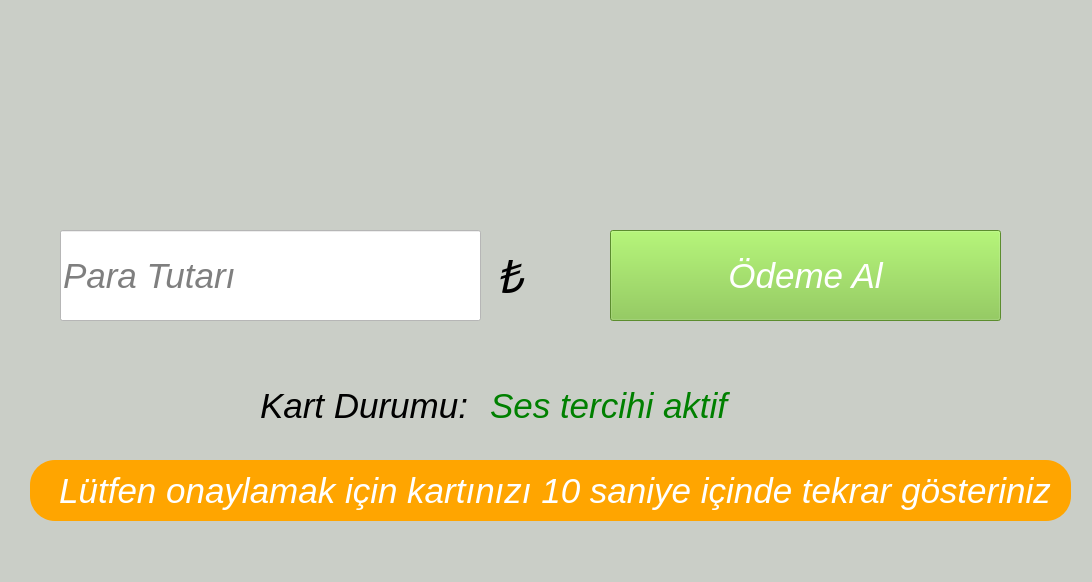
<?xml version="1.0" encoding="UTF-8"?>
<ui version="4.0">
 <class>Form</class>
 <widget class="QWidget" name="Form">
  <property name="geometry">
   <rect>
    <x>0</x>
    <y>0</y>
    <width>1092</width>
    <height>582</height>
   </rect>
  </property>
  <property name="minimumSize">
   <size>
    <width>0</width>
    <height>0</height>
   </size>
  </property>
  <property name="maximumSize">
   <size>
    <width>16777215</width>
    <height>16777215</height>
   </size>
  </property>
  <property name="windowTitle">
   <string>Form</string>
  </property>
  <property name="styleSheet">
   <string notr="true">background:#CACEC7;</string>
  </property>
  <widget class="QLabel" name="label">
   <property name="geometry">
    <rect>
     <x>20</x>
     <y>0</y>
     <width>391</width>
     <height>241</height>
    </rect>
   </property>
   <property name="text">
    <string/>
   </property>
   <property name="pixmap">
    <pixmap>logo.png</pixmap>
   </property>
   <property name="scaledContents">
    <bool>true</bool>
   </property>
  </widget>
  <widget class="QLineEdit" name="paraTutari">
   <property name="geometry">
    <rect>
     <x>60</x>
     <y>230</y>
     <width>421</width>
     <height>91</height>
    </rect>
   </property>
   <property name="font">
    <font>
     <pointsize>26</pointsize>
     <italic>true</italic>
    </font>
   </property>
   <property name="styleSheet">
    <string notr="true">background:white;</string>
   </property>
   <property name="text">
    <string/>
   </property>
   <property name="placeholderText">
    <string>Para Tutarı</string>
   </property>
  </widget>
  <widget class="QLabel" name="label_2">
   <property name="geometry">
    <rect>
     <x>500</x>
     <y>250</y>
     <width>51</width>
     <height>51</height>
    </rect>
   </property>
   <property name="font">
    <font>
     <pointsize>34</pointsize>
     <italic>true</italic>
    </font>
   </property>
   <property name="text">
    <string>₺</string>
   </property>
  </widget>
  <widget class="QPushButton" name="odemeAl">
   <property name="geometry">
    <rect>
     <x>610</x>
     <y>230</y>
     <width>391</width>
     <height>91</height>
    </rect>
   </property>
   <property name="font">
    <font>
     <pointsize>26</pointsize>
     <italic>true</italic>
    </font>
   </property>
   <property name="styleSheet">
    <string notr="true">background:#81C641;
color:white;</string>
   </property>
   <property name="text">
    <string>Ödeme Al</string>
   </property>
  </widget>
  <widget class="QLabel" name="label_3">
   <property name="geometry">
    <rect>
     <x>870</x>
     <y>30</y>
     <width>161</width>
     <height>161</height>
    </rect>
   </property>
   <property name="text">
    <string/>
   </property>
   <property name="pixmap">
    <pixmap>temassiz.png</pixmap>
   </property>
   <property name="scaledContents">
    <bool>true</bool>
   </property>
  </widget>
  <widget class="QLabel" name="label_4">
   <property name="geometry">
    <rect>
     <x>260</x>
     <y>380</y>
     <width>211</width>
     <height>51</height>
    </rect>
   </property>
   <property name="font">
    <font>
     <pointsize>26</pointsize>
     <italic>true</italic>
    </font>
   </property>
   <property name="text">
    <string>Kart Durumu:</string>
   </property>
  </widget>
  <widget class="QLabel" name="kartDurumu">
   <property name="geometry">
    <rect>
     <x>490</x>
     <y>380</y>
     <width>531</width>
     <height>51</height>
    </rect>
   </property>
   <property name="font">
    <font>
     <pointsize>26</pointsize>
     <italic>true</italic>
    </font>
   </property>
   <property name="styleSheet">
    <string notr="true">color:green;</string>
   </property>
   <property name="text">
    <string>Ses tercihi aktif</string>
   </property>
  </widget>
  <widget class="QLabel" name="sure">
   <property name="geometry">
    <rect>
     <x>30</x>
     <y>460</y>
     <width>1041</width>
     <height>61</height>
    </rect>
   </property>
   <property name="font">
    <font>
     <pointsize>26</pointsize>
     <italic>true</italic>
    </font>
   </property>
   <property name="styleSheet">
    <string notr="true">background:orange;
color:white;
border-radius:25px;</string>
   </property>
   <property name="text">
    <string>   Lütfen onaylamak için kartınızı 10 saniye içinde tekrar gösteriniz</string>
   </property>
  </widget>
 </widget>
 <resources/>
 <connections/>
</ui>
